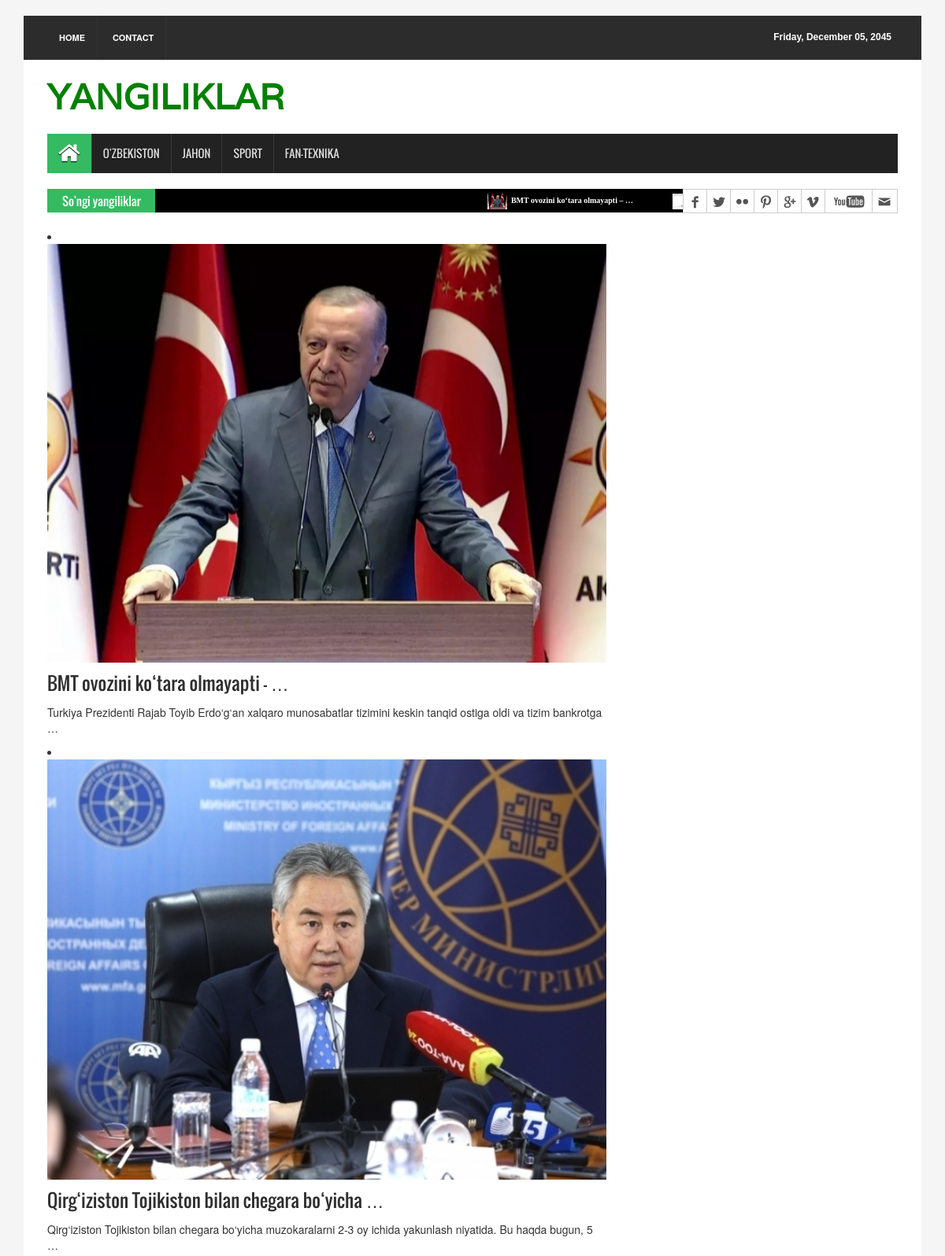
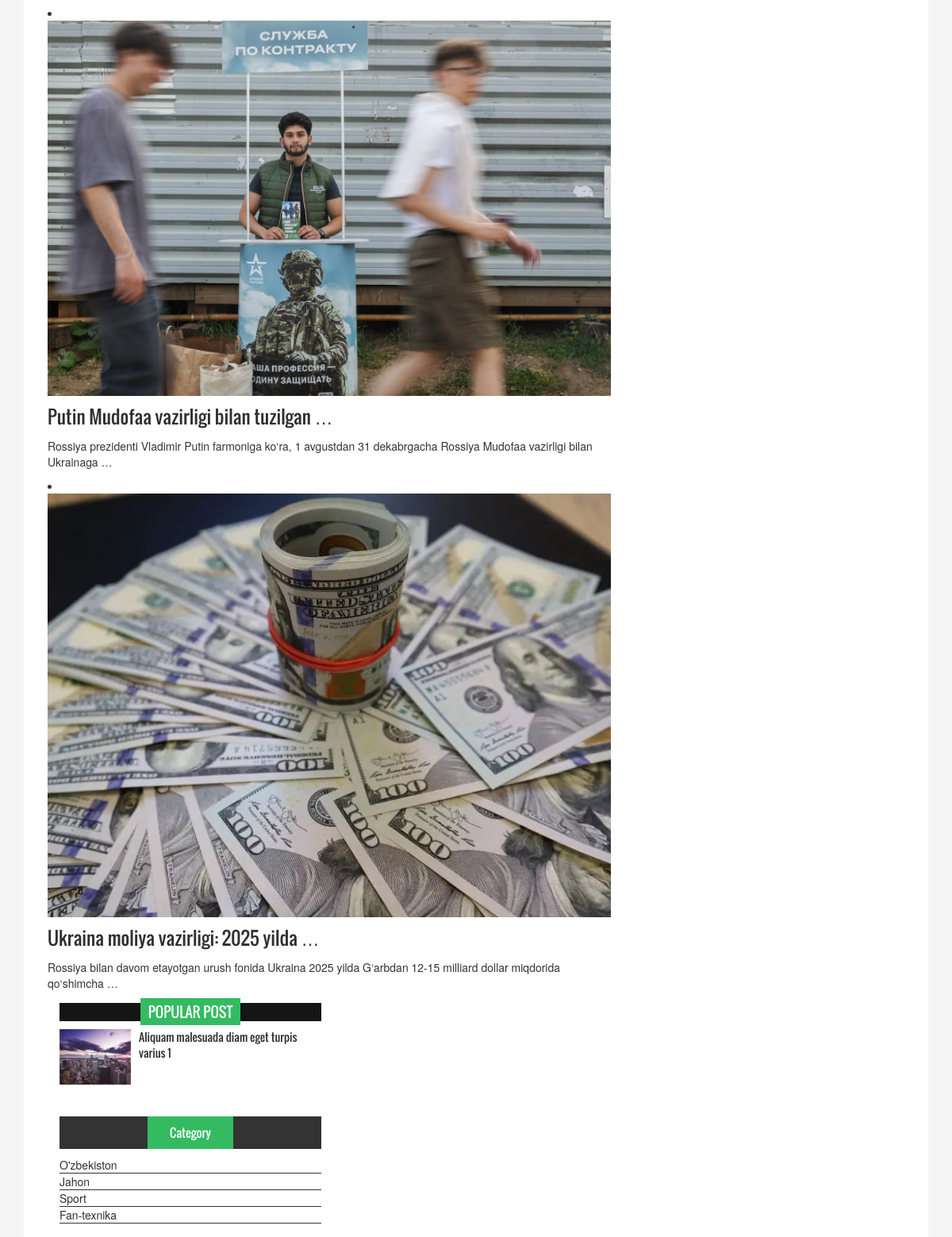
Screenshot of /category-detail/2/ (upper part) with the database file from the repository (2 pictures, top to bottom).
### news/models.py (models this page shows, shortened)
class CategoryModel(models.Model):
    name = models.CharField(max_length=50, verbose_name='Kategoriya nomi')
    def __str__(self):
        return self.name
    class Meta:
        db_table = 'Categorys'
        managed = True
        verbose_name = 'Kategoriyalar'
        verbose_name_plural = 'Kategoriyalar'

class NewsModel(models.Model):
    class Status(models.TextChoices):
        Deactive = 'Faol emas', 'Faol emas'
        Active = 'Faol', 'Faol'
    title = models.CharField(max_length=250, verbose_name='Yangilik nomi')
    body = models.TextField(verbose_name="Yangilik haqida ma'lumotlar")
    image = models.ImageField(upload_to='news/images', verbose_name='Rasmi')
    category = models.ForeignKey(CategoryModel,
                                 on_delete=models.CASCADE,
                                 verbose_name='Kategoriyasi'
                                 )
    publish_time = models.DateTimeField(default=timezone.now, verbose_name='Yangilik yaratilgan vaqqt')
    created_time = models.DateTimeField(auto_now_add=True)
    updeted_time = models.DateTimeField(auto_now=True)
    status = models.CharField(max_length=50,
                              choices=Status.choices,
                              default=Status.Deactive,
                              verbose_name='Holati'
                              )
    objects = models.Manager()
    manager = ActivedManager()
    class Meta:
        ordering = ['-publish_time']
        db_table = 'News'
        managed = True
        verbose_name = 'Yangiliklar'
        verbose_name_plural = 'Yangiliklar'

### news/views.py (the view)
# urls.py: path('category-detail/<int:pk>/', view=CategoryDetailView.as_view(), name='category_detail_page')
class CategoryDetailView(View):
     def get(self, request, pk):
          category_detail = CategoryModel.objects.get(pk=pk)
          news_list = NewsModel.manager.all().filter(category__name=category_detail).order_by('-publish_time')[:6]
          category_list = CategoryModel.objects.all()
          all_news_list = NewsModel.manager.all().order_by('-publish_time')[:9]
          context = {
               'category_list' : category_list,
               'category_detail' : category_detail,
               'news_list' : news_list,
               'all_news_list' : all_news_list
          }
          return render(request=request, template_name='news/category_detail.html', context=context)

### news/context_processor.py (called while the page is built)
def UniverCategory(self,):
    category_list = CategoryModel.objects.all()
    context = {
        'category_list' : category_list,
    }
    return context

### news/models.py (called while the page is built)
    def get_queryset(self):
        return super().get_queryset().filter(status='Faol')

### templates/news/category_detail.html (shortened to what this page needs)
{% extends "news/base.html" %}
{% load static %}
{% block category %}
<section id="navArea">
  <nav class="navbar navbar-inverse" role="navigation">
    <div id="navbar" class="navbar-collapse collapse">
      <ul class="nav navbar-nav main_nav">
        <li class="active"><a href="index.html"><span class="fa fa-home desktop-home"></span><span class="mobile-show">Home</span></a></li>
        {% for category in category_list %}
          <li><a href="{% url 'category_detail_page' category.pk %}">{{category.name}}</a></li>
        {% endfor %}
      </ul>
    </div>
  </nav>
</section>
{% endblock category %}
{% block content %}
  <section id="contentSection">
    <div class="row">
      <div class="col-lg-8 col-md-8 col-sm-8">
        {% for news in news_list %}
            <li>
                <figure class="bsbig_fig  wow fadeInDown"> <a class="featured_img" href="{% url 'news_detail_page' news.pk %}"> <img src="{{news.image.url}}" alt=""> <span class="overlay"></span> </a>
                <figcaption> <a href="{% url 'news_detail_page' news.pk %}">{{news.title | truncatewords:5}}</a> </figcaption>
                <p>{{news.body | truncatewords:15}}</p>
                </figure>
            </li>
        {% endfor %}
        </div>
      </div>
{% endblock content %}
{% block content3 %}
  {% for news in all_news_list %}
    <li><a href="{% url 'news_detail_page' news.pk %}"> <img src="{{news.image.url}}" alt="">{{news.title | truncatewords:5}}</a></li>
  {% endfor %}
{% endblock content3 %}
{% block content2 %}
      <div class="col-lg-4 col-md-4 col-sm-4">
        <aside class="right_content">
          <div class="single_sidebar">
            <h2><span>Popular Post</span></h2>
            <ul class="spost_nav">
              <li>
                <div class="media wow fadeInDown"> <a href="pages/single_page.html" class="media-left"> <img alt="" src="{% static 'images/post_img1.jpg' %}"> </a>
                  <div class="media-body"> <a href="pages/single_page.html" class="catg_title"> Aliquam malesuada diam eget turpis varius 1</a> </div>
                </div>
              </li>
            </ul>
          </div>
          <div class="single_sidebar">
            <ul class="nav nav-tabs" role="tablist">
              <li role="presentation" class="active"><a href="#category" aria-controls="home" role="tab" data-toggle="tab">Category</a></li>
            </ul>
            <div class="tab-content">
              <div role="tabpanel" class="tab-pane active" id="category">
                <ul>
                  {% for category in category_list %}
                    <li><a href="{% url 'category_detail_page' category.pk %}">{{category.name}}</a></li>
                  {% endfor %}
                </ul>
              </div>
            </div>
          </div>
        </aside>
      </div>
    </div>
{% endblock content2 %}

### static/css/li-scroller.css (style rules this page uses)
ul.newsticker li { float:left; margin:0; padding:0 }
ul.newsticker a { white-space:nowrap; padding:0; color:#fff; margin:0 50px 0 0 }
ul.newsticker a > img { height:20px; margin-right:5px; width:25px }

### static/css/theme.css (style rules this page uses)
.navbar-inverse .navbar-nav > .active > a, .navbar-inverse .navbar-nav > .active > a:hover, .navbar-inverse .navbar-nav > .active > a:focus { background-color:#34bb61 }
.single_sidebar > h2 span { background:none repeat scroll 0 0 #34bb61 }
.nav-tabs > li.active > a, .nav-tabs > li.active > a:hover, .nav-tabs > li.active > a:focus { background-color:#34bb61 }

### static/css/style.css (style rules this page uses)
body { background:#f5f5f5 }
ul { padding:0; margin:0; list-style:none }
a { text-decoration:none; color:#2f2f2f }
h1, h2, h3, h4, h5, h6 { font-family:'Oswald',sans-serif }
h2 { line-height:23px }
img { border:none }
#navArea { float:left; display:inline; width:100%; padding:0 30px; background-color:#fff }
.navbar { border:medium none; border-radius:0 }
.navbar-inverse .navbar-nav > li > a { border-left:1px solid #383838; color:#ddd; font-family:'Oswald',sans-serif; display:inline-block; height:50px; line-height:50px; padding:0 14px; text-shadow:0 1px 1px #000; text-transform:uppercase; -webkit-transition:all 0.5s; -mz-transition:all 0.5s; -ms-transition:all 0.5s; -o-transition:all 0.5s; transition:all 0.5s }
.navbar-inverse .navbar-nav > li:first-child a { border:none }
.navbar-inverse .navbar-nav > .active > a, .navbar-inverse .navbar-nav > .active > a:hover, .navbar-inverse .navbar-nav > .active > a:focus { color:#fff }
.navbar-collapse { padding-left:0 }
.desktop-home { display:block; font-size:30px; margin-top:10px }
#contentSection { float:left; display:inline; width:100%; background-color:#fff; padding:0 30px }
.bsbig_fig { width:100% }
.bsbig_fig > a { display:block }
.bsbig_fig > a img { width:100% }
.bsbig_fig figcaption { color:#333; font-family:"Oswald",sans-serif; font-size:23px; font-weight:300; margin-top:10px; margin-bottom:10px }
.right_content { float:left; display:inline; width:100%; min-height:300px }
.spost_nav li { float:left; display:block; width:100%; margin-bottom:10px }
.spost_nav .media-left { width:100px; height:80px }
.media-left > img { height:70px; width:90px }
.spost_nav .media-body > a { font-family:"Oswald",sans-serif }
.featured_img { position:relative }
.overlay { bottom:0; display:block; left:0; position:absolute; width:100%; z-index:2; height:100%; -webkit-transition:all 0.5s; -mz-transition:all 0.5s; -ms-transition:all 0.5s; -o-transition:all 0.5s; transition:all 0.5s }
.single_sidebar { float:left; display:inline; width:100%; margin-bottom:20px }
.single_sidebar > h2 { background:none repeat scroll 0 0 #151515; color:#fff; font-family:"Oswald",sans-serif; font-size:18px; font-weight:400; margin-bottom:10px; margin-left:0; margin-top:5px; padding:0; position:relative; text-align:center; text-transform:uppercase }
.single_sidebar > h2 span { padding:4px 10px }
.tab-content { margin-top:10px }
.nav-tabs { background:none repeat scroll 0 0 #333; border-bottom:none }
.nav-tabs > li { margin-bottom:0 }
.nav-tabs > li > a { margin-right:0; color:#fff; font-size:15px; border-radius:0; border:none; font-family:"Oswald",sans-serif; -webkit-transition:all 0.5s; -mz-transition:all 0.5s; -ms-transition:all 0.5s; -o-transition:all 0.5s; transition:all 0.5s }
.nav-tabs > li.active > a, .nav-tabs > li.active > a:hover, .nav-tabs > li.active > a:focus { border-width:0; border-color:#ddd #ddd transparent; color:#fff }
.single_sidebar ul li a { border-bottom:1px solid #333; display:block }
.single_sidebar .spost_nav li a { border-bottom:none; float:left }
.nav-tabs > li { display:inline-block; float:none; width:32.55% }
.nav-tabs { text-align:center }

### rows the page displays
CategoryModel: name "O'ZBEKISTON", name "O'zbekiston"
CategoryModel: name "JAHON", name "Jahon"
CategoryModel: name "SPORT", name "Sport"
CategoryModel: name "FAN-TEXNIKA", name "Fan-texnika"
NewsModel: image (picture), title "BMT ovozini ko‘tara olmayapti – …", body "Turkiya Prezidenti Rajab Toyib Erdo‘g‘an xalqaro munosabatlar tizimini keskin tanqid ostiga oldi va tizim bankrotga …"
NewsModel: image (picture), title "Qirg‘iziston Tojikiston bilan chegara bo‘yicha …", body "Qirg‘iziston Tojikiston bilan chegara bo‘yicha muzokaralarni 2-3 oy ichida yakunlash niyatida. Bu haqda bugun, 5 …"
NewsModel: image (picture), title "Putin Mudofaa vazirligi bilan tuzilgan …", body "Rossiya prezidenti Vladimir Putin farmoniga ko‘ra, 1 avgustdan 31 dekabrgacha Rossiya Mudofaa vazirligi bilan Ukrainaga …"
NewsModel: image (picture), title "Ukraina moliya vazirligi: 2025 yilda …", body "Rossiya bilan davom etayotgan urush fonida Ukraina 2025 yilda G‘arbdan 12-15 milliard dollar miqdorida qo‘shimcha …"
